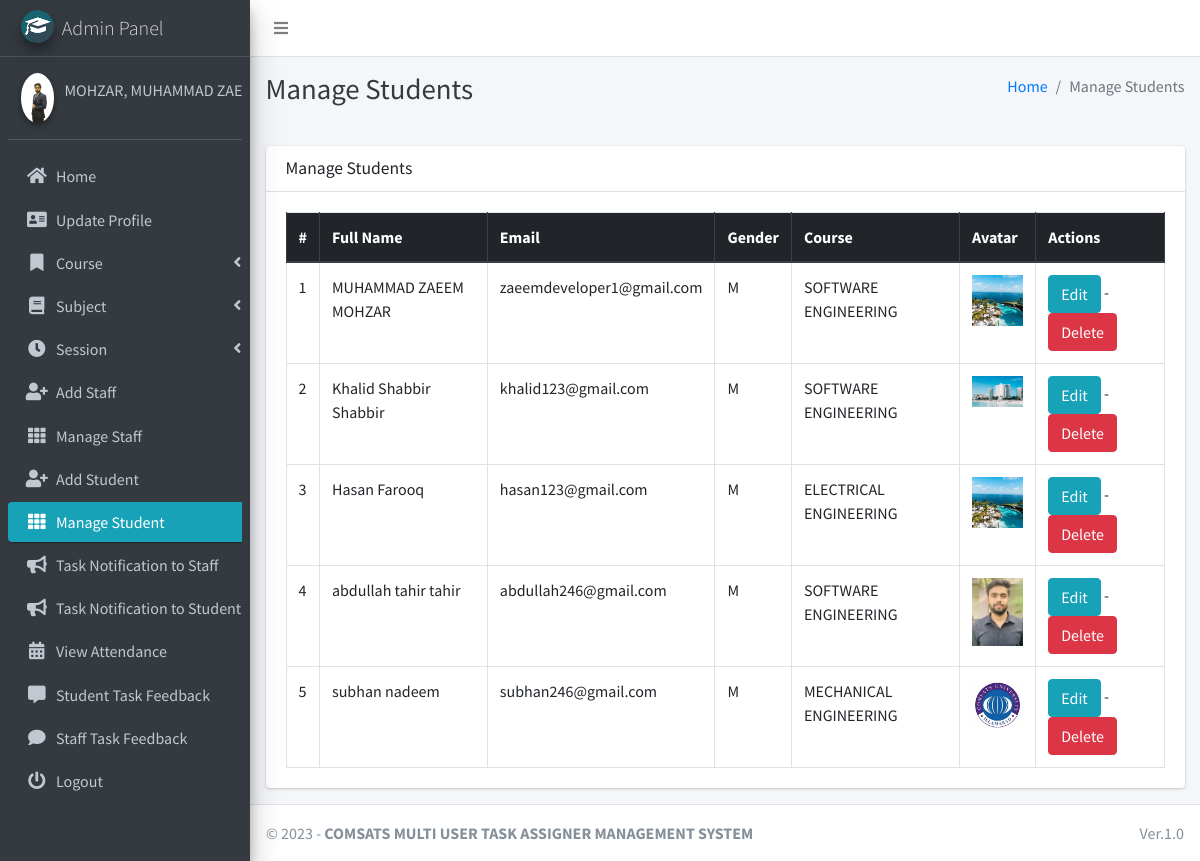
Page /student/manage/ (signed in) on the committed database.
### main_app/models.py (models this page shows, shortened)
class CustomUser(AbstractUser):
    USER_TYPE = ((1, "HOD"), (2, "Staff"), (3, "Student"))
    GENDER = [("M", "Male"), ("F", "Female")]
    username = None  # Removed username, using email instead
    email = models.EmailField(unique=True)
    user_type = models.CharField(default=1, choices=USER_TYPE, max_length=1)
    gender = models.CharField(max_length=1, choices=GENDER)
    profile_pic = models.ImageField()
    address = models.TextField()
    fcm_token = models.TextField(default="")  # For firebase notifications
    created_at = models.DateTimeField(auto_now_add=True)
    updated_at = models.DateTimeField(auto_now=True)
    USERNAME_FIELD = "email"
    REQUIRED_FIELDS = []
    objects = CustomUserManager()
    def __str__(self):
        return self.last_name + ", " + self.first_name

class Student(models.Model):
    admin = models.OneToOneField(CustomUser, on_delete=models.CASCADE)
    course = models.ForeignKey(Course, on_delete=models.DO_NOTHING, null=True, blank=False)
    session = models.ForeignKey(Session, on_delete=models.DO_NOTHING, null=True)

class Course(models.Model):
    name = models.CharField(max_length=120)
    created_at = models.DateTimeField(auto_now_add=True)
    updated_at = models.DateTimeField(auto_now=True)

### main_app/hod_views.py (the view)
# urls.py: path("student/manage/", hod_views.manage_student, name='manage_student'),
def manage_student(request):
    students = CustomUser.objects.filter(user_type=3)
    context = {
        'students': students,
        'page_title': 'Manage Students'
    }
    return render(request, "hod_template/manage_student.html", context)

### main_app/templates/hod_template/manage_student.html
{% extends 'main_app/base.html' %}
{% load static %}
{% block page_title %}{{page_title}}{% endblock page_title %}
{% block content %}
<section class="content">
    <div class="container-fluid">
        <div class="row">
            <div class="col-md-12">
                <div class="card">
                    <div class="card-header">
                        <h3 class="card-title">{{page_title}}</h3>
                    </div>
                    <div class="card-body">
                        <table id="example2" class="table table-bordered table-hover">
                            <thead class="thead-dark">
                                <tr>
                                    <th>#</th>
                                    <th>Full Name</th>
                                    <th>Email</th>
                                    <th>Gender</th>
                                    <th>Course</th>
                                    <th>Avatar</th>
                                    <th>Actions</th>
                                </tr>
                            </thead>
                            <tbody>
                                {% for student in students %}
                                <tr>
                                    <td>{{ forloop.counter }}</td>
                                    <td> {{student.first_name}} {{student.last_name}}</td>
                                    <td>{{student.email}}</td>
                                    <td>{{student.gender}}</td>
                                    <td>{{student.student.course.name}}</td>
                                    <td>
                                        {% if student.profile_pic == ""  %}
                                        No Image
                                        {% else %}
                                        <img class="img img-fluid mb-2" height="56" width="56"
                                            src="{{student.profile_pic}}" alt="">
                                        {% endif %}
                                    </td>
                                    <td><a href="{% url 'edit_student' student.student.id %}" class="btn btn-info">Edit</a> -
                                        <a href="{% url 'delete_student' student.student.id %}" class="btn btn-danger" onclick="return confirm('Are you sure about this ?')">Delete</a>
                                    </td>
                                </tr>
                                {% endfor %}
                            </tbody>
                        </table>
                    </div>
                </div>
            </div>
        </div>
    </div>
</section>
{% endblock content %}

### main_app/templates/main_app/sidebar_template.html (shortened to what this page needs)
{% load static %}
<aside class="main-sidebar sidebar-dark-info elevation-4">
    {% if request.user.user_type == '1' %}
    <a href="{% url 'admin_home' %}" class="brand-link">
        <img src="{% static 'dist/img/cmsl.png' %} " alt="Admin Logo"
            class="brand-image img-circle elevation-3" >
        <span class="brand-text font-weight-light">Admin Panel</span>
    </a>
    <div class="sidebar">
        <div class="user-panel mt-3 pb-3 mb-3 d-flex">
            <div class="image">
                <img src="{{ request.user.profile_pic}}" class="img-circle elevation-2" alt="User Image">
            </div>
            <div class="info">
                <a href="#" class="d-block">{{user}}</a>
            </div>
        </div>
        <nav class="mt-2">
            <ul class="nav nav-pills nav-sidebar flex-column" data-widget="treeview" role="menu" data-accordion="false">
                <li class="nav-item">
                    {% url 'admin_home' as admin_home %}
                    <a href="{{admin_home}}" class="nav-link {% if admin_home == request.path %} active {% endif %}">
                        <i class="nav-icon fas fa-home"></i>
                        <p>
                            Home
                        </p>
                    </a>
                </li>
                <li class="nav-item">
                    {% url 'admin_view_profile' as admin_view_profile %}
                    <a href="{{admin_view_profile}}"
                        class="nav-link {% if admin_view_profile == request.path %} active {% endif %}">
                        <i class="nav-icon fas fa-address-card"></i>
                        <p>
                            Update Profile
                        </p>
                    </a>
                </li>
                <li class="nav-item has-treeview">
                    <a href="#" class="nav-link">
                        <i class="nav-icon fas fa-bookmark"></i>
                        <p>
                            Course
                            <i class="fas fa-angle-left right"></i>
                        </p>
                    </a>
                </li>
                <li class="nav-item has-treeview">
                    <a href="#" class="nav-link">
                        <i class="nav-icon fas fa-book"></i>
                        <p>
                            Subject
                            <i class="fas fa-angle-left right"></i>
                        </p>
                    </a>
                </li>
                <li class="nav-item has-treeview">
                    <a href="#" class="nav-link">
                        <i class="nav-icon fas fa-clock"></i>
                        <p>
                            Session
                            <i class="fas fa-angle-left right"></i>
                        </p>
                    </a>
                </li>
                <li class="nav-item">
                    {% url 'add_staff' as add_staff %}
                    <a href="{{add_staff}}" class="nav-link {% if add_staff == request.path %} active {% endif %}">
                        <i class="nav-icon fas fa-user-plus"></i>
                        <p>
                            Add Staff
                        </p>
                    </a>
                </li>
                <li class="nav-item">
                    {% url 'manage_staff' as manage_staff %}
                    {% url 'edit_staff' staff_id as edit_staff %}
                    <a href="{{manage_staff}}"
                        class="nav-link {% if manage_staff == request.path or request.path == edit_staff %} active {% endif %}">
                        <i class="nav-icon fas fa-th"></i>
                        <p>
                            Manage Staff
                        </p>
                    </a>
                </li>
                <li class="nav-item">
                    {% url 'add_student' as add_student%}
                    <a href="{{add_student}}" class="nav-link  {% if add_student == request.path %} active {% endif %}">
                        <i class="nav-icon fas fa-user-plus"></i>
                        <p>
                            Add Student
                        </p>
                    </a>
                </li>
                <li class="nav-item">
                    {% url 'manage_student' as manage_student %}
                    {% url 'edit_student' student_id as edit_student %}
                    <a href="{{manage_student}}"
                        class="nav-link  {% if edit_student == request.path or manage_student == request.path %} active {% endif %}">
                        <i class="nav-icon fas fa-th"></i>
                        <p>
                            Manage Student
                        </p>
                    </a>
                </li>
                <li class="nav-item">
                    {% url 'admin_notify_staff' as admin_notify_staff %}
                    <a href="{{admin_notify_staff}}"
                        class="nav-link {% if admin_notify_staff == request.path %} active {% endif %}">
                        <i class="nav-icon fas fa-bullhorn"></i>
                        <p>
                           Task Notification to Staff
                        </p>
                    </a>
                </li>
                <li class="nav-item">
                    {% url 'admin_notify_student' as admin_notify_student %}
                    <a href="{{admin_notify_student}}"
                        class="nav-link {% if admin_notify_student == request.path %} active {% endif %}">
                        <i class="nav-icon fas fa-bullhorn"></i>
                        <p>
                            Task Notification to Student
                        </p>
                    </a>
                </li>
                <li class="nav-item">
                    {% url 'admin_view_attendance' as admin_view_attendance %}
                <li class="nav-item">
                    <a href="{{admin_view_attendance}}"
                        class="nav-link  {% if admin_view_attendance == request.path %} active {% endif %}">
                        <i class="nav-icon fas fa-calendar-alt"></i>
                        <p>
                            View Attendance
                        </p>
                    </a>
                </li>
                <li class="nav-item">
                    {% url 'student_feedback_message' as student_feedback_message %}
                    <a href="{{ student_feedback_message }}"
                        class="nav-link  {% if student_feedback_message == request.path %} active {% endif %}">
                        <i class="nav-icon fas fa-comment-alt"></i>
                        <p>
                            Student Task Feedback
                        </p>
                    </a>
                </li>
                <li class="nav-item">
                    {% url 'staff_feedback_message' as staff_feedback_message %}
                    <a href="{{staff_feedback_message}}"
                        class="nav-link   {% if staff_feedback_message == request.path %} active {% endif %}">
                        <i class="nav-icon fas fa-comment"></i>
                        <p>
                            Staff Task Feedback
                        </p>
                    </a>
                </li>
                                        {% endif %}
                                        <li class="nav-item">
                                            <a href="{% url 'user_logout' %}"
                                                onclick="return confirm('Your session would be terminated.\n\nProceed?')"
                                                class="nav-link">
                                                <i class="nav-icon fas fa-power-off"></i>
                                                <p>
                                                    Logout
                                                </p>
                                            </a>
                                        </li>
                                    </ul>
                                </nav>
                            </div>
</aside>

### rows in the picture
CustomUser: user.profile_pic (picture), last_name+first_name "MOHZAR, MUHAMMAD…"
CustomUser: first_name "MUHAMMAD ZAEEM", last_name "MOHZAR", email "zaeemdeveloper1@gmail.com", gender "M", student.course.name "SOFTWARE ENGINEERING", profile_pic (picture)
CustomUser: first_name "Khalid Shabbir", last_name "Shabbir", email "khalid123@gmail.com", gender "M", student.course.name "SOFTWARE ENGINEERING", profile_pic (picture)
CustomUser: first_name "Hasan", last_name "Farooq", email "hasan123@gmail.com", gender "M", student.course.name "ELECTRICAL ENGINEERING", profile_pic (picture)
CustomUser: first_name "abdullah tahir", last_name "tahir", email "abdullah246@gmail.com", gender "M", student.course.name "SOFTWARE ENGINEERING", shows a picture
CustomUser: first_name "subhan", last_name "nadeem", email "subhan246@gmail.com", gender "M", student.course.name "MECHANICAL ENGINEERING", profile_pic (picture)

### other values in the picture
{{ page_title }} "Manage Students"
